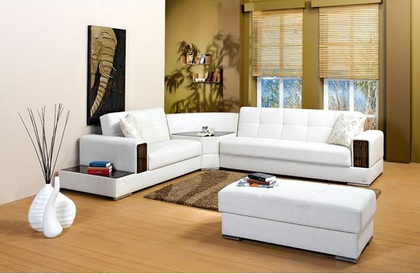
%> input picture 15-sunumlar/Halil-Olcek Uzay Ozellik Cikarimi/demolar/corner.tif, 420 x 274 px, shrunk from 632 x 413 before the run
$ octave conerpoint.m   (GNU Octave 9; MATLAB toolbox functions it lacks are replaced by stand-ins)
%> lines starting %> are read from the running program, lines starting %| are printed output that depends on the picture
clear;
FileInfo = imfinfo('C:\corner.tif');
[ImageData,map] = imread('C:\corner.tif');
%> ImageData is the input picture: size 274x420x3 uint8; mean R, G, B 185.7, 167.2, 141.7
%> map = []

if(strcmp('truecolor',FileInfo.ColorType) == 1)
   ImageData = im2uint8(rgb2gray(ImageData));
%> ImageData: size 274x420 uint8
elseif(strcmp('indexed',FileInfo.ColorType) == 1)
   ImageData = im2uint8(ind2gray(ImageData,map));
end
ori_im=ImageData;
%ori_im = imread('arroyo-r.tiff');     % 读取图像

% fx = [5 0 -5;8 0 -8;5 0 -5];          % 高斯函数一阶微分，x方向(用于改进的Harris角点提取算法)
fx = [-2 -1 0 1 2];                 % x方向梯度算子(用于Harris角点提取算法)
Ix = filter2(fx,ori_im);              % x方向滤波
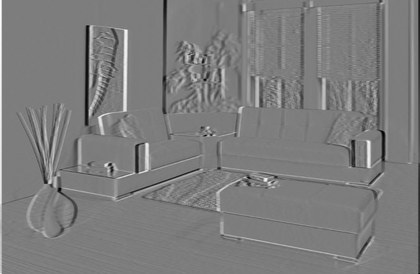
%> Ix: size 274x420 double; min -701, max 725, mean -0.7; drawn with min black and max white
% fy = [5 8 5;0 0 0;-5 -8 -5];          % 高斯函数一阶微分，y方向(用于改进的Harris角点提取算法)
fy = [-2;-1;0;1;2];                 % y方向梯度算子(用于Harris角点提取算法)
Iy = filter2(fy,ori_im);              % y方向滤波
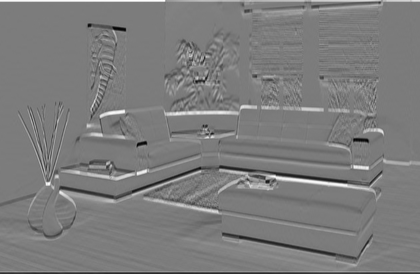
%> Iy: size 274x420 double; min -718, max 750, mean 0.2; drawn with min black and max white
Ix2 = Ix.^2;
Iy2 = Iy.^2;
Ixy = Ix.*Iy;
clear Ix;
clear Iy;

h= fspecial('gaussian',[7 7],2);      % 产生7*7的高斯窗函数，sigma=2

Ix2 = filter2(h,Ix2);
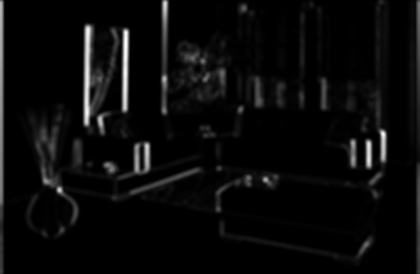
%> Ix2: size 274x420 double; min 0, max 222271.5, mean 9298.3; drawn with min black and max white
Iy2 = filter2(h,Iy2);
Ixy = filter2(h,Ixy);
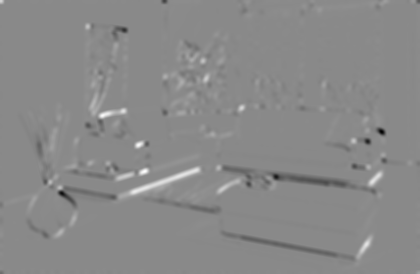
%> Ixy: size 274x420 double; min -115275.2, max 98046.5, mean -30.4; drawn with min black and max white

height = size(ori_im,1);
%> height = 274
width = size(ori_im,2);
%> width = 420
result = zeros(height,width);         % 纪录角点位置，角点处值为1

R = zeros(height,width);

Rmax = 0;                              % 图像中最大的R值
for i = 1:height
    for j = 1:width
        M = [Ix2(i,j) Ixy(i,j);Ixy(i,j) Iy2(i,j)];             % auto correlation matrix
        R(i,j) = det(M)-0.06*(trace(M))^2;                     % 计算R
        if R(i,j) > Rmax
            Rmax = R(i,j);
        end;
    end;
end;
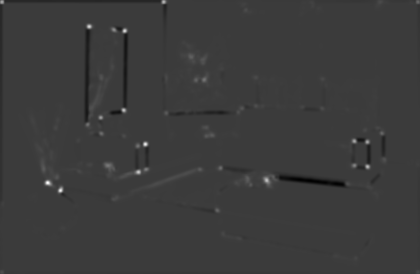
%> R: size 274x420 double; min -4.44e+09, max 1.45e+10, mean 1025511.2; drawn with min black and max white
%> after the loop, Rmax = 1.45e+10

cnt = 0;
for i = 2:height-1
    for j = 2:width-1
        % 进行非极大抑制，窗口大小3*3
        if R(i,j) > 0.01*Rmax && R(i,j) > R(i-1,j-1) && R(i,j) > R(i-1,j) && R(i,j) > R(i-1,j+1) && R(i,j) > R(i,j-1) && R(i,j) > R(i,j+1) && R(i,j) > R(i+1,j-1) && R(i,j) > R(i+1,j) && R(i,j) > R(i+1,j+1)
            result(i,j) = 1;
            cnt = cnt+1;
        end;
    end;
end;
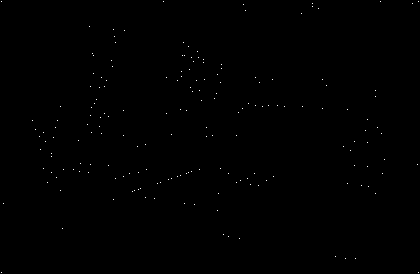
%> result: size 274x420 double; values 0 (black) and 1 (white), 0.16% white in thin lines or dots
%> after the loop, cnt = 182

[posc, posr] = find(result == 1);
%> posc = 182 values from 2 to 273; posr = 182 values from 2 to 419
cnt                                      % 角点个数
%> cnt = 182
imshow(ori_im);
hold on;
plot(posr,posc,'r+');
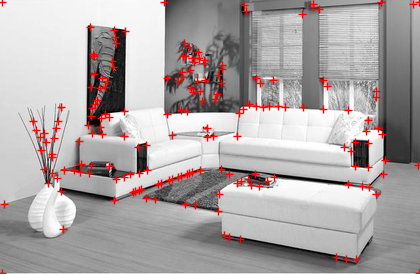
%> figure redrawn from the program's plot data
